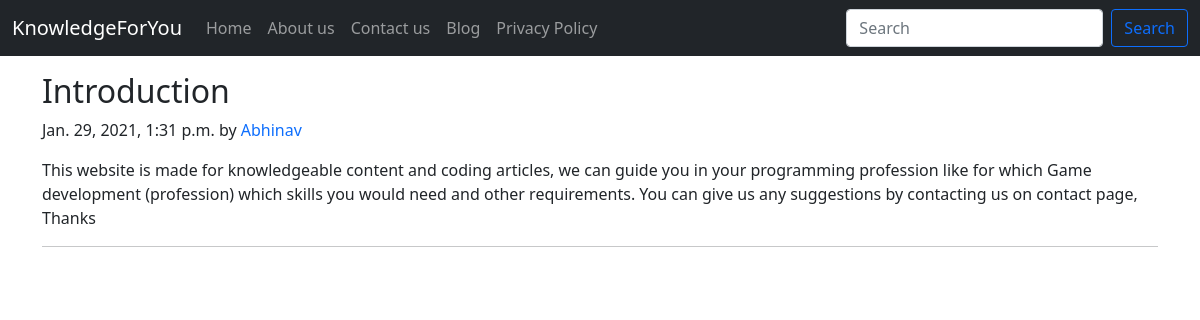
Page /blog/introduction on the committed database.
### blog/models.py (models this page shows, shortened)
class Post(models.Model):
    sno = models.AutoField(primary_key=True)
    title = models.CharField(max_length=255)
    content = models.TextField()
    author = models.CharField(max_length=20)
    slug = models.CharField(max_length=130)
    url = models.CharField(max_length=80, blank=True)
    timeStamp = models.DateTimeField(blank=True)

### blog/views.py (the view)
# urls.py: path('<str:slug>', views.blogPost, name="blogPost")
def blogPost(request, slug):
    post = Post.objects.filter(slug=slug).first()
    context = {'post':post}
    return render(request, 'blog/blogPost.html', context)

### templates/blog/blogPost.html (shortened to what this page needs)
{% extends 'base.html' %}
{% block body %}
<div class="container my-3">
    <div class="blog-post">
        <h2 class="blog-post-title">{{post.title}}</h2>
        <p class="blog-post-meta">{{post.timeStamp}} by <a href="{{post.url}}" target="_blank" style="text-decoration: none;">{{post.author}}</a></p>
        <p>{{post.content}}</p>
        <hr>
    </div>
</div>
{% endblock body %}

### rows in the picture
Post: title "Introduction", timeStamp "Jan. 29, 2021, 1:31 p.m.", author "Abhinav", content "This website is made for knowledgeable content and coding articles, we can guide you in your programming profession like for which Game development (profession) which skills you would need and other requirements. You can give us any suggestions by contacting us on contact page, Thanks"
